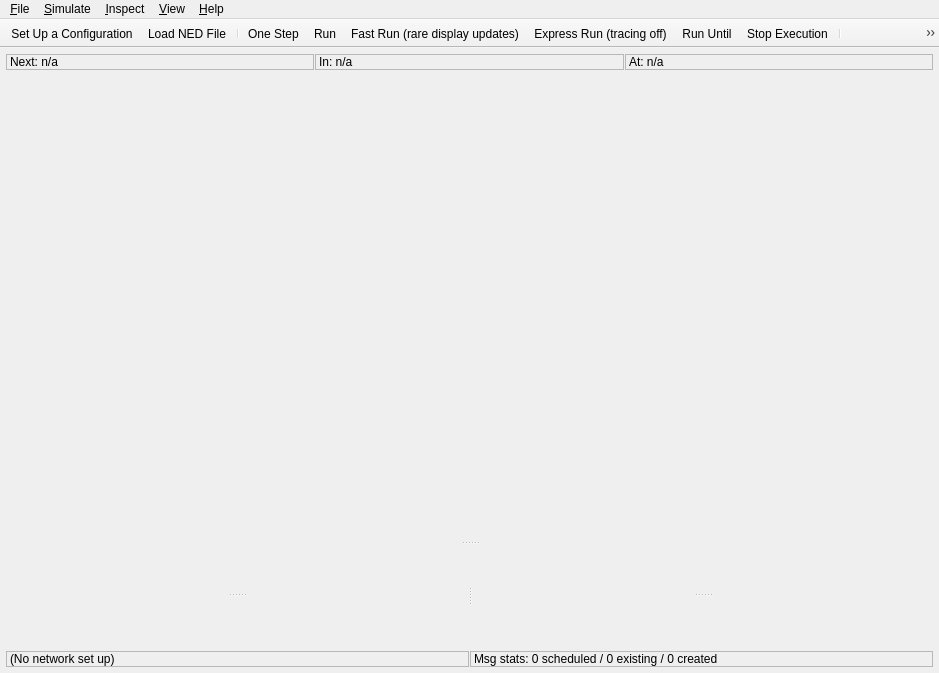
<?xml version="1.0" encoding="UTF-8"?>
<ui version="4.0">
 <class>MainWindow</class>
 <widget class="QMainWindow" name="MainWindow">
  <property name="geometry">
   <rect>
    <x>0</x>
    <y>0</y>
    <width>939</width>
    <height>673</height>
   </rect>
  </property>
  <property name="windowTitle">
   <string>OMNeT++ Qtenv</string>
  </property>
  <property name="windowIcon">
   <iconset resource="icons.qrc">
    <normaloff>:/logo/logo128m</normaloff>:/logo/logo128m</iconset>
  </property>
  <property name="autoFillBackground">
   <bool>false</bool>
  </property>
  <property name="styleSheet">
   <string notr="true"/>
  </property>
  <property name="unifiedTitleAndToolBarOnMac">
   <bool>false</bool>
  </property>
  <widget class="QWidget" name="centralWidget">
   <property name="sizePolicy">
    <sizepolicy hsizetype="Expanding" vsizetype="Expanding">
     <horstretch>0</horstretch>
     <verstretch>0</verstretch>
    </sizepolicy>
   </property>
   <property name="maximumSize">
    <size>
     <width>16777215</width>
     <height>16777215</height>
    </size>
   </property>
   <layout class="QVBoxLayout" name="verticalLayout">
    <property name="spacing">
     <number>6</number>
    </property>
    <property name="leftMargin">
     <number>6</number>
    </property>
    <property name="topMargin">
     <number>0</number>
    </property>
    <property name="rightMargin">
     <number>6</number>
    </property>
    <property name="bottomMargin">
     <number>6</number>
    </property>
    <item>
     <widget class="QWidget" name="toolBarArea" native="true">
      <property name="whatsThis">
       <string>The mainToolBar will be moved into this widget at runtime, along with a layout containing the animation speed slider and the event labels.</string>
      </property>
     </widget>
    </item>
    <item>
     <layout class="QHBoxLayout" name="topStatusRow">
      <property name="spacing">
       <number>1</number>
      </property>
      <item>
       <widget class="QLabel" name="nextEventLabel">
        <property name="styleSheet">
         <string notr="true">QLabel { border: 1px solid palette(mid); }</string>
        </property>
        <property name="text">
         <string>Next: n/a</string>
        </property>
        <property name="margin">
         <number>1</number>
        </property>
       </widget>
      </item>
      <item>
       <widget class="QLabel" name="nextModuleLabel">
        <property name="styleSheet">
         <string notr="true">QLabel { border: 1px solid palette(mid); }</string>
        </property>
        <property name="text">
         <string>In: n/a</string>
        </property>
        <property name="margin">
         <number>1</number>
        </property>
       </widget>
      </item>
      <item>
       <widget class="QLabel" name="nextTimeLabel">
        <property name="styleSheet">
         <string notr="true">QLabel { border: 1px solid palette(mid); }</string>
        </property>
        <property name="text">
         <string>At: n/a</string>
        </property>
        <property name="margin">
         <number>1</number>
        </property>
       </widget>
      </item>
     </layout>
    </item>
    <item>
     <widget class="QSplitter" name="mainSplitter">
      <property name="orientation">
       <enum>Qt::Vertical</enum>
      </property>
      <widget class="QWidget" name="timeLine" native="true">
       <property name="sizePolicy">
        <sizepolicy hsizetype="Preferred" vsizetype="Minimum">
         <horstretch>0</horstretch>
         <verstretch>0</verstretch>
        </sizepolicy>
       </property>
      </widget>
      <widget class="QSplitter" name="splitter_3">
       <property name="sizePolicy">
        <sizepolicy hsizetype="Expanding" vsizetype="Expanding">
         <horstretch>0</horstretch>
         <verstretch>0</verstretch>
        </sizepolicy>
       </property>
       <property name="minimumSize">
        <size>
         <width>100</width>
         <height>100</height>
        </size>
       </property>
       <property name="orientation">
        <enum>Qt::Horizontal</enum>
       </property>
       <widget class="QSplitter" name="splitter">
        <property name="sizePolicy">
         <sizepolicy hsizetype="Expanding" vsizetype="Expanding">
          <horstretch>0</horstretch>
          <verstretch>0</verstretch>
         </sizepolicy>
        </property>
        <property name="minimumSize">
         <size>
          <width>100</width>
          <height>100</height>
         </size>
        </property>
        <property name="orientation">
         <enum>Qt::Vertical</enum>
        </property>
        <widget class="QWidget" name="treeView" native="true">
         <property name="sizePolicy">
          <sizepolicy hsizetype="Preferred" vsizetype="Maximum">
           <horstretch>0</horstretch>
           <verstretch>0</verstretch>
          </sizepolicy>
         </property>
         <property name="minimumSize">
          <size>
           <width>100</width>
           <height>100</height>
          </size>
         </property>
         <property name="contextMenuPolicy">
          <enum>Qt::CustomContextMenu</enum>
         </property>
        </widget>
        <widget class="QWidget" name="objectInspector" native="true">
         <property name="sizePolicy">
          <sizepolicy hsizetype="Preferred" vsizetype="Maximum">
           <horstretch>0</horstretch>
           <verstretch>0</verstretch>
          </sizepolicy>
         </property>
         <property name="minimumSize">
          <size>
           <width>100</width>
           <height>100</height>
          </size>
         </property>
        </widget>
       </widget>
       <widget class="QSplitter" name="splitter_2">
        <property name="sizePolicy">
         <sizepolicy hsizetype="Expanding" vsizetype="Expanding">
          <horstretch>0</horstretch>
          <verstretch>0</verstretch>
         </sizepolicy>
        </property>
        <property name="minimumSize">
         <size>
          <width>100</width>
          <height>100</height>
         </size>
        </property>
        <property name="orientation">
         <enum>Qt::Vertical</enum>
        </property>
        <widget class="QWidget" name="mainArea" native="true">
         <property name="sizePolicy">
          <sizepolicy hsizetype="Expanding" vsizetype="Maximum">
           <horstretch>0</horstretch>
           <verstretch>0</verstretch>
          </sizepolicy>
         </property>
         <property name="minimumSize">
          <size>
           <width>100</width>
           <height>100</height>
          </size>
         </property>
        </widget>
        <widget class="QWidget" name="logInspector" native="true">
         <property name="sizePolicy">
          <sizepolicy hsizetype="Preferred" vsizetype="Maximum">
           <horstretch>0</horstretch>
           <verstretch>0</verstretch>
          </sizepolicy>
         </property>
         <property name="minimumSize">
          <size>
           <width>100</width>
           <height>100</height>
          </size>
         </property>
        </widget>
       </widget>
      </widget>
     </widget>
    </item>
    <item>
     <layout class="QHBoxLayout" name="statusBar">
      <property name="spacing">
       <number>1</number>
      </property>
      <item>
       <widget class="QLabel" name="labelConfigName">
        <property name="toolTip">
         <string>Current inifile configuration, run number, network name, and potential scheduler information</string>
        </property>
        <property name="styleSheet">
         <string notr="true">QLabel { border: 1px solid palette(mid); }</string>
        </property>
        <property name="text">
         <string>(No network set up)</string>
        </property>
        <property name="margin">
         <number>1</number>
        </property>
       </widget>
      </item>
      <item>
       <widget class="QLabel" name="labelMessageStats">
        <property name="toolTip">
         <string>Number of events (messages) currently scheduled /
Number of existing message objects, including scheduled ones /
Total number of messages created since start of the simulation</string>
        </property>
        <property name="styleSheet">
         <string notr="true">QLabel { border: 1px solid palette(mid); }</string>
        </property>
        <property name="text">
         <string>Msg stats: 0 scheduled / 0 existing / 0 created</string>
        </property>
        <property name="margin">
         <number>1</number>
        </property>
       </widget>
      </item>
     </layout>
    </item>
   </layout>
  </widget>
  <widget class="QMenuBar" name="menuBar">
   <property name="geometry">
    <rect>
     <x>0</x>
     <y>0</y>
     <width>939</width>
     <height>26</height>
    </rect>
   </property>
   <widget class="QMenu" name="menuFile">
    <property name="title">
     <string>&amp;File</string>
    </property>
    <addaction name="actionSetUpConfiguration"/>
    <addaction name="separator"/>
    <addaction name="actionLoadNedFile"/>
    <addaction name="actionSetUpUnconfiguredNetwork"/>
    <addaction name="separator"/>
    <addaction name="actionOpenPrimaryIniFile"/>
    <addaction name="separator"/>
    <addaction name="actionCreate_Snapshot"/>
    <addaction name="separator"/>
    <addaction name="actionPreferences"/>
    <addaction name="separator"/>
    <addaction name="actionQuit"/>
   </widget>
   <widget class="QMenu" name="menuSimulate">
    <property name="title">
     <string>&amp;Simulate</string>
    </property>
    <addaction name="actionOneStep"/>
    <addaction name="separator"/>
    <addaction name="actionRun"/>
    <addaction name="actionFastRun"/>
    <addaction name="actionExpressRun"/>
    <addaction name="actionRunUntil"/>
    <addaction name="separator"/>
    <addaction name="actionDebugNextEvent"/>
    <addaction name="actionDebugOnErrors"/>
    <addaction name="separator"/>
    <addaction name="actionStop"/>
    <addaction name="separator"/>
    <addaction name="actionEventlogRecording"/>
    <addaction name="actionRecordVideo"/>
    <addaction name="separator"/>
    <addaction name="actionConcludeSimulation"/>
    <addaction name="actionRebuildNetwork"/>
   </widget>
   <widget class="QMenu" name="menuInspect">
    <property name="title">
     <string>&amp;Inspect</string>
    </property>
    <widget class="QMenu" name="menuAvailable_Components">
     <property name="title">
      <string>Available &amp;Components</string>
     </property>
     <addaction name="actionNedComponentTypes"/>
     <addaction name="actionRegisteredClasses"/>
     <addaction name="actionClassDescriptors"/>
     <addaction name="actionNED_Functions"/>
     <addaction name="actionRegistered_Enums"/>
     <addaction name="actionSupportedConfigurationOption"/>
     <addaction name="actionResultFilters"/>
     <addaction name="actionResultRecorders"/>
     <addaction name="actionMessagePrinters"/>
    </widget>
    <addaction name="actionNetwork"/>
    <addaction name="actionScheduledEvents"/>
    <addaction name="actionSimulation"/>
    <addaction name="separator"/>
    <addaction name="menuAvailable_Components"/>
    <addaction name="separator"/>
    <addaction name="actionFindInspectObjects"/>
    <addaction name="actionInspectByPointer"/>
   </widget>
   <widget class="QMenu" name="menuView">
    <property name="title">
     <string>&amp;View</string>
    </property>
    <addaction name="actionStatusDetails"/>
    <addaction name="actionTimeline"/>
    <addaction name="actionShowAnimationParams"/>
    <addaction name="separator"/>
    <addaction name="actionFlipWindowLayout"/>
    <addaction name="separator"/>
   </widget>
   <widget class="QMenu" name="menuHelp">
    <property name="title">
     <string>&amp;Help</string>
    </property>
    <addaction name="actionAbout_OMNeT_Qtenv"/>
   </widget>
   <addaction name="menuFile"/>
   <addaction name="menuSimulate"/>
   <addaction name="menuInspect"/>
   <addaction name="menuView"/>
   <addaction name="menuHelp"/>
  </widget>
  <widget class="QToolBar" name="mainToolBar">
   <property name="contextMenuPolicy">
    <enum>Qt::NoContextMenu</enum>
   </property>
   <property name="windowTitle">
    <string>Qtenv toolbar</string>
   </property>
   <property name="layoutDirection">
    <enum>Qt::LeftToRight</enum>
   </property>
   <property name="movable">
    <bool>false</bool>
   </property>
   <property name="allowedAreas">
    <set>Qt::TopToolBarArea</set>
   </property>
   <property name="iconSize">
    <size>
     <width>30</width>
     <height>19</height>
    </size>
   </property>
   <property name="floatable">
    <bool>false</bool>
   </property>
   <attribute name="toolBarArea">
    <enum>TopToolBarArea</enum>
   </attribute>
   <attribute name="toolBarBreak">
    <bool>false</bool>
   </attribute>
   <addaction name="actionSetUpConfiguration"/>
   <addaction name="actionLoadNedFile"/>
   <addaction name="separator"/>
   <addaction name="actionOneStep"/>
   <addaction name="actionRun"/>
   <addaction name="actionFastRun"/>
   <addaction name="actionExpressRun"/>
   <addaction name="actionRunUntil"/>
   <addaction name="actionStop"/>
   <addaction name="separator"/>
   <addaction name="actionConcludeSimulation"/>
   <addaction name="actionRebuildNetwork"/>
   <addaction name="separator"/>
   <addaction name="actionEventlogRecording"/>
   <addaction name="separator"/>
   <addaction name="actionFindInspectObjects"/>
   <addaction name="separator"/>
   <addaction name="actionVerticalLayout"/>
   <addaction name="actionHorizontalLayout"/>
   <addaction name="actionTimeline"/>
   <addaction name="separator"/>
   <addaction name="actionPreferences"/>
   <addaction name="separator"/>
   <addaction name="actionRecordVideo"/>
  </widget>
  <action name="actionQuit">
   <property name="text">
    <string>E&amp;xit</string>
   </property>
   <property name="shortcut">
    <string>Ctrl+Q</string>
   </property>
   <property name="shortcutContext">
    <enum>Qt::ApplicationShortcut</enum>
   </property>
  </action>
  <action name="actionOneStep">
   <property name="checkable">
    <bool>true</bool>
   </property>
   <property name="icon">
    <iconset resource="icons.qrc">
     <normaloff>:/tools/step</normaloff>:/tools/step</iconset>
   </property>
   <property name="text">
    <string>One &amp;Step</string>
   </property>
   <property name="toolTip">
    <string>Execute one event (F4)</string>
   </property>
   <property name="shortcut">
    <string>F4</string>
   </property>
   <property name="shortcutContext">
    <enum>Qt::ApplicationShortcut</enum>
   </property>
  </action>
  <action name="actionRun">
   <property name="checkable">
    <bool>true</bool>
   </property>
   <property name="icon">
    <iconset resource="icons.qrc">
     <normaloff>:/tools/run</normaloff>:/tools/run</iconset>
   </property>
   <property name="text">
    <string>&amp;Run</string>
   </property>
   <property name="toolTip">
    <string>Run with full animation (F5)</string>
   </property>
   <property name="shortcut">
    <string>F5</string>
   </property>
   <property name="shortcutContext">
    <enum>Qt::ApplicationShortcut</enum>
   </property>
  </action>
  <action name="actionSetUpConfiguration">
   <property name="icon">
    <iconset resource="icons.qrc">
     <normaloff>:/tools/newrun</normaloff>:/tools/newrun</iconset>
   </property>
   <property name="text">
    <string>&amp;Set Up a Configuration...</string>
   </property>
   <property name="toolTip">
    <string>Set up an inifile configuration</string>
   </property>
  </action>
  <action name="actionStop">
   <property name="icon">
    <iconset resource="icons.qrc">
     <normaloff>:/tools/stop</normaloff>:/tools/stop</iconset>
   </property>
   <property name="text">
    <string>S&amp;top Execution</string>
   </property>
   <property name="toolTip">
    <string>Stop running simulation (F8)</string>
   </property>
   <property name="shortcut">
    <string>F8</string>
   </property>
   <property name="shortcutContext">
    <enum>Qt::ApplicationShortcut</enum>
   </property>
  </action>
  <action name="actionFastRun">
   <property name="checkable">
    <bool>true</bool>
   </property>
   <property name="icon">
    <iconset resource="icons.qrc">
     <normaloff>:/tools/fast</normaloff>:/tools/fast</iconset>
   </property>
   <property name="text">
    <string>&amp;Fast Run (rare display updates)</string>
   </property>
   <property name="toolTip">
    <string>Run faster: no animation and rare inspector updates (F6)</string>
   </property>
   <property name="shortcut">
    <string>F6</string>
   </property>
   <property name="shortcutContext">
    <enum>Qt::ApplicationShortcut</enum>
   </property>
  </action>
  <action name="actionExpressRun">
   <property name="checkable">
    <bool>true</bool>
   </property>
   <property name="icon">
    <iconset resource="icons.qrc">
     <normaloff>:/tools/express</normaloff>:/tools/express</iconset>
   </property>
   <property name="text">
    <string>E&amp;xpress Run (tracing off)</string>
   </property>
   <property name="toolTip">
    <string>Run at full speed: no text output, animation or inspector updates (F7)</string>
   </property>
   <property name="shortcut">
    <string>F7</string>
   </property>
   <property name="shortcutContext">
    <enum>Qt::ApplicationShortcut</enum>
   </property>
  </action>
  <action name="actionRunUntil">
   <property name="checkable">
    <bool>true</bool>
   </property>
   <property name="icon">
    <iconset resource="icons.qrc">
     <normaloff>:/tools/until</normaloff>:/tools/until</iconset>
   </property>
   <property name="text">
    <string>Run &amp;Until...</string>
   </property>
   <property name="toolTip">
    <string>Run until time or event number (Ctrl+F5)</string>
   </property>
   <property name="shortcut">
    <string>Ctrl+F5</string>
   </property>
   <property name="shortcutContext">
    <enum>Qt::ApplicationShortcut</enum>
   </property>
  </action>
  <action name="actionLoadNedFile">
   <property name="icon">
    <iconset resource="icons.qrc">
     <normaloff>:/tools/loadned</normaloff>:/tools/loadned</iconset>
   </property>
   <property name="text">
    <string>&amp;Load NED File...</string>
   </property>
   <property name="toolTip">
    <string>Load NED file for compound module definitions</string>
   </property>
  </action>
  <action name="actionConcludeSimulation">
   <property name="icon">
    <iconset resource="icons.qrc">
     <normaloff>:/tools/finish</normaloff>:/tools/finish</iconset>
   </property>
   <property name="text">
    <string>&amp;Conclude Simulation</string>
   </property>
   <property name="toolTip">
    <string>Conclude simulation</string>
   </property>
  </action>
  <action name="actionEventlogRecording">
   <property name="checkable">
    <bool>true</bool>
   </property>
   <property name="icon">
    <iconset resource="icons.qrc">
     <normaloff>:/tools/recordeventlog</normaloff>:/tools/recordeventlog</iconset>
   </property>
   <property name="text">
    <string>&amp;Eventlog Recording</string>
   </property>
   <property name="toolTip">
    <string>Eventlog recording on/off (Ctrl+G)</string>
   </property>
   <property name="shortcut">
    <string>Ctrl+G</string>
   </property>
  </action>
  <action name="actionFindInspectObjects">
   <property name="icon">
    <iconset resource="icons.qrc">
     <normaloff>:/tools/findobj</normaloff>:/tools/findobj</iconset>
   </property>
   <property name="text">
    <string>&amp;Find/Inspect Objects...</string>
   </property>
   <property name="toolTip">
    <string>Find and inspect modules, messages, queues and other objects (Ctrl+S)</string>
   </property>
   <property name="shortcut">
    <string>Ctrl+S</string>
   </property>
  </action>
  <action name="actionVerticalLayout">
   <property name="checkable">
    <bool>true</bool>
   </property>
   <property name="checked">
    <bool>false</bool>
   </property>
   <property name="icon">
    <iconset resource="icons.qrc">
     <normaloff>:/tools/vertical</normaloff>:/tools/vertical</iconset>
   </property>
   <property name="text">
    <string>Vertical Main Window Layout</string>
   </property>
   <property name="toolTip">
    <string>Vertical main window layout</string>
   </property>
  </action>
  <action name="actionHorizontalLayout">
   <property name="checkable">
    <bool>true</bool>
   </property>
   <property name="icon">
    <iconset resource="icons.qrc">
     <normaloff>:/tools/horizontal</normaloff>:/tools/horizontal</iconset>
   </property>
   <property name="text">
    <string>Horizontal Main Window Layout</string>
   </property>
  </action>
  <action name="actionTimeline">
   <property name="checkable">
    <bool>true</bool>
   </property>
   <property name="checked">
    <bool>false</bool>
   </property>
   <property name="icon">
    <iconset resource="icons.qrc">
     <normaloff>:/objects/fes</normaloff>:/objects/fes</iconset>
   </property>
   <property name="text">
    <string>&amp;Timeline</string>
   </property>
   <property name="toolTip">
    <string>Show/hide timeline (Ctrl+T)</string>
   </property>
   <property name="shortcut">
    <string>Ctrl+T</string>
   </property>
  </action>
  <action name="actionPreferences">
   <property name="icon">
    <iconset resource="icons.qrc">
     <normaloff>:/tools/config</normaloff>:/tools/config</iconset>
   </property>
   <property name="text">
    <string>&amp;Preferences...</string>
   </property>
  </action>
  <action name="actionSetUpUnconfiguredNetwork">
   <property name="text">
    <string>Set Up an &amp;Unconfigured Network...</string>
   </property>
  </action>
  <action name="actionOpenPrimaryIniFile">
   <property name="text">
    <string>Open Primary &amp;Ini File</string>
   </property>
  </action>
  <action name="actionCreate_Snapshot">
   <property name="text">
    <string>&amp;Create Snapshot...</string>
   </property>
  </action>
  <action name="actionDebugNextEvent">
   <property name="text">
    <string>&amp;Debug Next Event</string>
   </property>
   <property name="shortcut">
    <string>Ctrl+F9</string>
   </property>
  </action>
  <action name="actionRebuildNetwork">
   <property name="icon">
    <iconset resource="icons.qrc">
     <normaloff>:/tools/rebuild</normaloff>:/tools/rebuild</iconset>
   </property>
   <property name="text">
    <string>Re&amp;build Network</string>
   </property>
   <property name="toolTip">
    <string>Rebuild network</string>
   </property>
   <property name="shortcut">
    <string>Ctrl+Shift+R</string>
   </property>
  </action>
  <action name="actionNetwork">
   <property name="text">
    <string>&amp;Network</string>
   </property>
  </action>
  <action name="actionScheduledEvents">
   <property name="text">
    <string>&amp;Scheduled Events (FES)</string>
   </property>
  </action>
  <action name="actionSimulation">
   <property name="text">
    <string>S&amp;imulation</string>
   </property>
  </action>
  <action name="actionNedComponentTypes">
   <property name="text">
    <string>&amp;NED Component Types</string>
   </property>
  </action>
  <action name="actionRegisteredClasses">
   <property name="text">
    <string>&amp;Registered Classes</string>
   </property>
  </action>
  <action name="actionNED_Functions">
   <property name="text">
    <string>NED &amp;Functions</string>
   </property>
  </action>
  <action name="actionRegistered_Enums">
   <property name="text">
    <string>Registered &amp;Enums</string>
   </property>
  </action>
  <action name="actionSupportedConfigurationOption">
   <property name="text">
    <string>&amp;Supported Configuration Options</string>
   </property>
  </action>
  <action name="actionInspectByPointer">
   <property name="text">
    <string>Ins&amp;pect by Pointer...</string>
   </property>
  </action>
  <action name="actionStatusDetails">
   <property name="checkable">
    <bool>true</bool>
   </property>
   <property name="text">
    <string>&amp;Status Details</string>
   </property>
   <property name="shortcut">
    <string>Ctrl+D</string>
   </property>
  </action>
  <action name="actionFlipWindowLayout">
   <property name="text">
    <string>&amp;Flip Window Layout</string>
   </property>
  </action>
  <action name="actionAbout_OMNeT_Qtenv">
   <property name="text">
    <string>&amp;About OMNeT++/Qtenv</string>
   </property>
  </action>
  <action name="actionRecordVideo">
   <property name="checkable">
    <bool>true</bool>
   </property>
   <property name="icon">
    <iconset resource="icons.qrc">
     <normaloff>:/tools/recordvideo</normaloff>:/tools/recordvideo</iconset>
   </property>
   <property name="text">
    <string>&amp;Video Recording</string>
   </property>
   <property name="toolTip">
    <string>Record Video (Ctrl+M)</string>
   </property>
   <property name="shortcut">
    <string>Ctrl+M</string>
   </property>
  </action>
  <action name="actionShowAnimationParams">
   <property name="checkable">
    <bool>true</bool>
   </property>
   <property name="icon">
    <iconset resource="icons.qrc">
     <normaloff>:/tools/props</normaloff>:/tools/props</iconset>
   </property>
   <property name="text">
    <string>Animation Parameters</string>
   </property>
   <property name="toolTip">
    <string>Show Animation Parameters (Ctrl+N)</string>
   </property>
   <property name="shortcut">
    <string>Ctrl+N</string>
   </property>
  </action>
  <action name="actionDebugOnErrors">
   <property name="checkable">
    <bool>true</bool>
   </property>
   <property name="text">
    <string>Debug On Errors</string>
   </property>
   <property name="toolTip">
    <string>Break into the debugger upon runtime errors</string>
   </property>
  </action>
  <action name="actionClassDescriptors">
   <property name="text">
    <string>Class &amp;Descriptors</string>
   </property>
   <property name="toolTip">
    <string>Class Descriptors</string>
   </property>
  </action>
  <action name="actionResultFilters">
   <property name="text">
    <string>Result Fi&amp;lters</string>
   </property>
   <property name="toolTip">
    <string>Result Filters</string>
   </property>
  </action>
  <action name="actionResultRecorders">
   <property name="text">
    <string>Result Re&amp;corders</string>
   </property>
   <property name="toolTip">
    <string>Result Recorders</string>
   </property>
  </action>
  <action name="actionMessagePrinters">
   <property name="text">
    <string>Message Pr&amp;inters</string>
   </property>
   <property name="toolTip">
    <string>Message Printers</string>
   </property>
  </action>
 </widget>
 <layoutdefault spacing="6" margin="11"/>
 <resources>
  <include location="icons.qrc"/>
 </resources>
 <connections/>
</ui>
